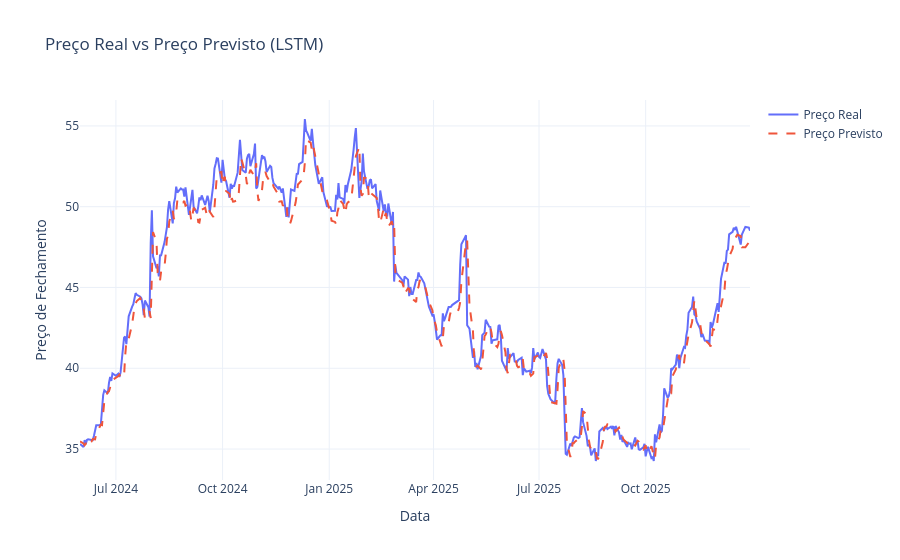

The notebook cell this image was saved under:
### Code cell
fig = go.Figure()

fig.add_trace(go.Scatter(
    x=df_plot['Date'],
    y=df_plot['Real'],
    mode='lines',
    name='Preço Real',
    line=dict(width=2)
))

fig.add_trace(go.Scatter(
    x=df_plot['Date'],
    y=df_plot['Previsto'],
    mode='lines',
    name='Preço Previsto',
    line=dict(width=2, dash='dash')
))

fig.update_layout(
    title='Preço Real vs Preço Previsto (LSTM)',
    xaxis_title='Data',
    yaxis_title='Preço de Fechamento',
    template='plotly_white',
    hovermode='x unified'
)

fig.show()

### Figure 1 — Plotly figure (JSON) as saved in the notebook; plotly's stock layout.template omitted (floating-point values rounded to 4 significant figures; data arrays with more than 128 entries replaced by an {"elided": "..."} marker saying what was removed)
{"data": [{"line": {"width": 2}, "mode": "lines", "name": "Preço Real", "type": "scatter", "x": {"elided": "398 str values"}, "y": {"elided": "398 float values"}}, {"line": {"dash": "dash", "width": 2}, "mode": "lines", "name": "Preço Previsto", "type": "scatter", "x": {"elided": "398 str values"}, "y": {"elided": "398 float values"}}], "layout": {"hovermode": "x unified", "title": {"text": "Preço Real vs Preço Previsto (LSTM)"}, "xaxis": {"title": {"text": "Data"}}, "yaxis": {"title": {"text": "Preço de Fechamento"}}}}
